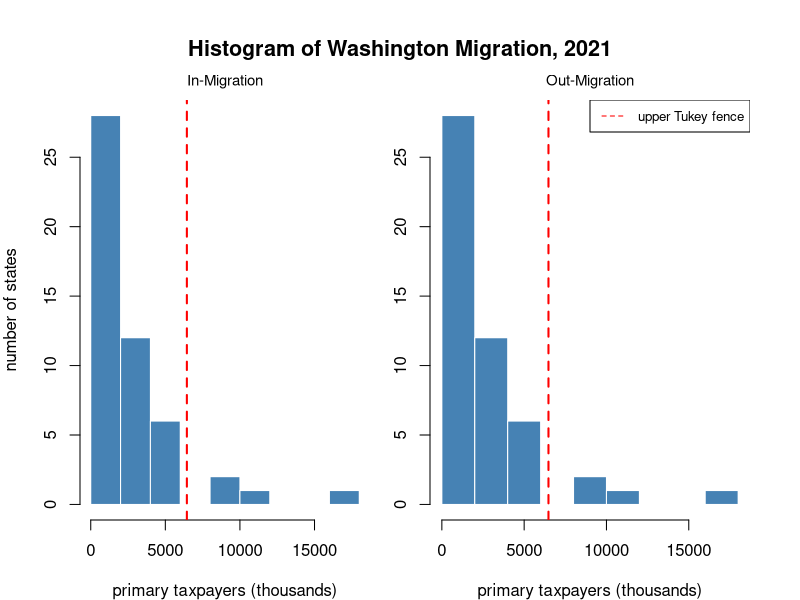

Here is the R script that generated this plot:
# ==============================================================================
# Script: determine_spillover_states.R
# Purpose: Determine states with high levels of in- and out-migration and create
#          plots to visualize them
#
# Inputs:
# - data/clean/wa_migration_breakdown.csv
#
# Outputs:
# - ./figures/wa-migration-dists.png: plot of distributions of in- and
#                                     out-migration with upper Tukey fences
# - spillover_states: list of states with high levels of migration
# ==============================================================================

library(tidyr)
library(dplyr)

wa_migration_breakdown <- read.csv("./data/clean/wa_migration_breakdown.csv")

# computing Tukey fences
tukey_fences <- wa_migration_breakdown |>
  pivot_longer(cols = c(to_WA_n1, from_WA_n1), 
               names_to = "migration_var") |>
  group_by(migration_var) |>
  summarise(upper = quantile(value, 0.75) + 1.5 * IQR(value), .groups = "drop")

spillover_states <- wa_migration_breakdown |>
  pivot_longer(cols = c(to_WA_n1, from_WA_n1), 
               names_to = "migration_var") |>
  left_join(tukey_fences, by = "migration_var") |>
  filter(value > upper) |>
  pull(state) |>
  unique()

# plotting 2021 Washington migration distributions
png("./figures/wa-migration-dists.png", width = 900, height = 500, res = 120)
par(mfrow = c(1, 2), oma = c(0, 0, 3, 0))

plot_migration_distribution <- function(data_n1, main, upper, show_ylab = FALSE) {
  data_k  <- data_n1 / 1000
  upper_k <- upper / 1000
  
  hist(data_k,
       main = main,
       cex.main = 0.9,
       font.main = 1,
       xlab = "primary taxpayers (thousands)",
       ylab = ifelse(show_ylab, "number of states", ""),
       col = "steelblue",
       border = "white")
  abline(v = upper_k, lty = 2, lwd = 2, col = "red")
}

par(mar = c(4, 4, 2, 1.5))
plot_migration_distribution(wa_migration_breakdown$to_WA_n1,
                            main = "In-Migration",
                            upper = tukey_fences$upper[tukey_fences$migration_var == "to_WA_n1"],
                            show_ylab = TRUE)

par(mar = c(4, 1.5, 2, 2.5))
plot_migration_distribution(wa_migration_breakdown$from_WA_n1,
                            main = "Out-Migration",
                            upper = tukey_fences$upper[tukey_fences$migration_var == "from_WA_n1"])

legend("topright", legend = "upper Tukey fence", lty = 2, col = "red", cex = 0.8)

mtext("Histogram of Washington Migration, 2021", outer = TRUE, cex = 1.3, font = 2)

dev.off()
